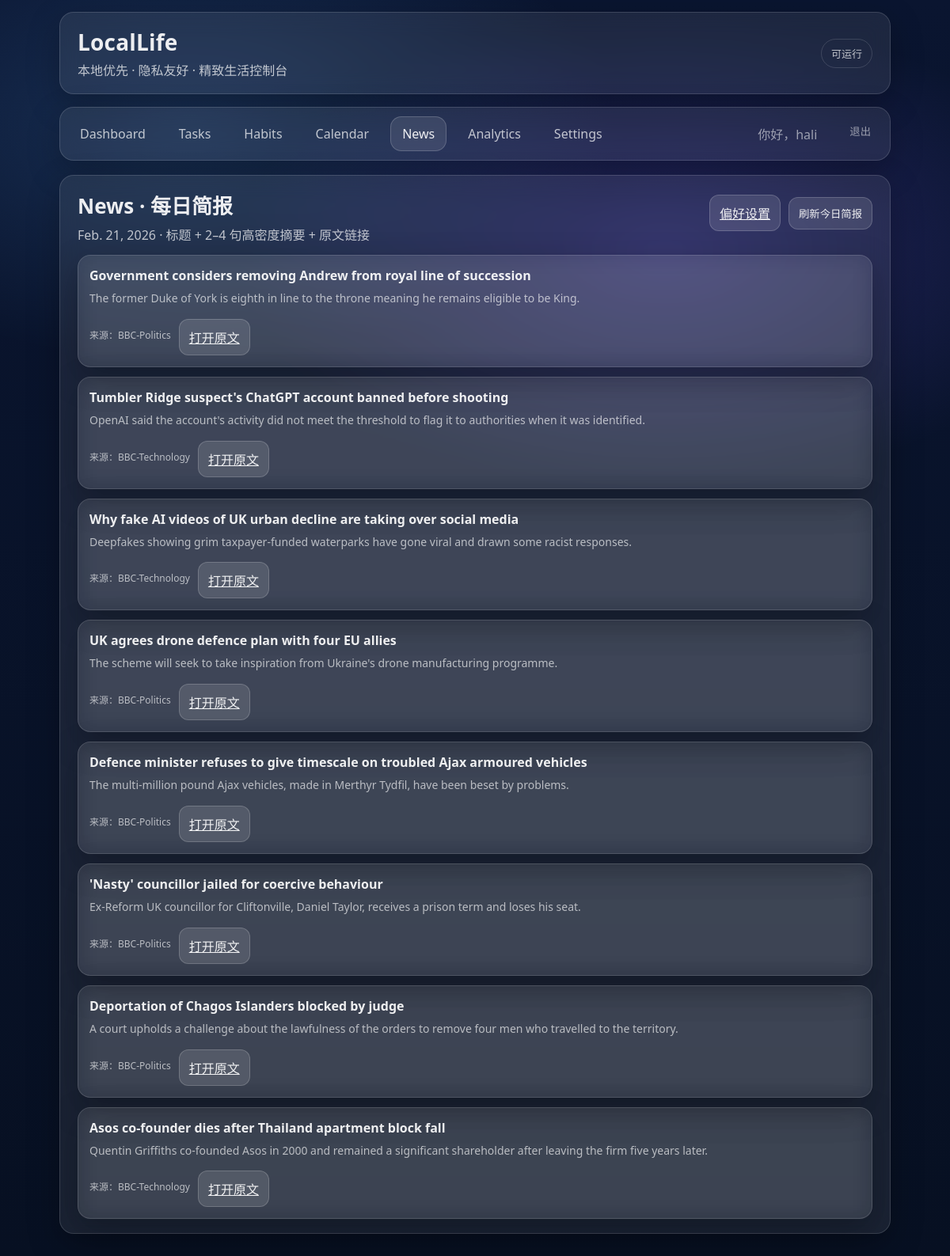
Page /news/ (signed in) on the committed database.
### news/models.py (models this page shows)
class BriefEntry(models.Model):
    brief = models.ForeignKey(DailyBrief, on_delete=models.CASCADE, related_name="entries")
    item = models.ForeignKey(NewsItem, on_delete=models.CASCADE)
    title = models.CharField(max_length=500)
    summary = models.TextField()
    url = models.URLField(max_length=1000)
    source_name = models.CharField(max_length=120)
    score = models.FloatField(default=0)
    class Meta:
        ordering = ["-score", "-item__published_at", "-id"]

### news/views.py (the view)
# urls.py: path("", views.index, name="index"),
@login_required
def index(request):
    date = timezone.localdate()
    brief = DailyBrief.objects.filter(user=request.user, date=date).prefetch_related("entries").first()
    print(f"brief: {brief}")
    return render(request, "news/index.html", {"brief": brief, "date": date})

### news/models.py (called while the page is built)
    def __str__(self) -> str:
        return f"{self.user} {self.date} ({self.language})"

### templates/news/index.html (shortened to what this page needs)
{% extends "base.html" %}
{% block content %}
<section class="glass card">
  <div class="cal-head">
    <div>
      <div class="card-title">News · 每日简报</div>
      <div class="card-subtitle">{{ date }} · 标题 + 2–4 句高密度摘要 + 原文链接</div>
    </div>
    <div class="cal-actions">
      <a class="btn subtle" href="{% url 'news:preferences' %}">偏好设置</a>
      <form method="POST" action="{% url 'news:refresh_today' %}">
        <button type="submit" class="btn">刷新今日简报</button>
      </form>
    </div>
  </div>
  {% if not brief %}
    <div class="muted" style="margin-top:14px;">
      还没有生成今日简报。你可以点击“刷新今日简报”，或等待系统每日自动生成。
    </div>
  {% else %}
    <div style="display:flex; flex-direction:column; gap:12px; margin-top:14px;">
      {% for e in brief.entries.all %}
        <div class="glass" style="padding:14px; border-radius:16px;">
          <div style="font-weight:700; margin-bottom:6px;">{{ e.title }}</div>
          <div class="muted" style="line-height:1.7;">{{ e.summary }}</div>
          <div style="margin-top:8px; display:flex; gap:10px; align-items:center;">
            <span class="muted" style="font-size:12px;">来源：{{ e.source_name }}</span>
            <a class="btn subtle" href="{{ e.url }}" target="_blank" rel="noreferrer">打开原文</a>
          </div>
        </div>
      {% endfor %}
    </div>
  {% endif %}
</section>
{% endblock %}

### templates/base.html (shortened to what this page needs)
<!doctype html>
<html lang="zh">
<head>
  {%load static%}
  <link rel="stylesheet" href="{% static 'css/app.css' %}">
</head>
<body>
  <div class="wrap">
    <header class="glass header">
      <div>
        <div class="brand">LocalLife</div>
        <div class="slogan">本地优先 · 隐私友好 · 精致生活控制台</div>
      </div>
      <div class="badge">可运行</div>
    </header>
    <nav class="glass tabs">
      {% if user.is_authenticated %}
        {% url 'core:dashboard' as dash_url %}
        {% url 'tasks:index' as tasks_url %}
        {% url 'habits:index' as habits_url %}
        {% url 'planner:index' as cal_url %}
        {% url 'news:index' as news_url %}
        {% url 'analytics_app:index' as ana_url %}
        {% url 'profiles:settings' as set_url %}
        <div class="tabs-left">
          <a class="tab {% if request.path == dash_url %}active{% endif %}" href="{{ dash_url }}">Dashboard</a>
          <a class="tab {% if request.path|slice:":7" == "/tasks/" %}active{% endif %}" href="{{ tasks_url }}">Tasks</a>
          <a class="tab {% if request.path|slice:":8" == "/habits/" %}active{% endif %}" href="{{ habits_url }}">Habits</a>
          <a class="tab {% if request.path|slice:":10" == "/calendar/" %}active{% endif %}" href="{{ cal_url }}">Calendar</a>
          <a class="tab {% if request.path|slice:":7" == "/news/" %}active{% endif %}" href="{{ news_url }}">News</a>
          <a class="tab {% if request.path|slice:":11" == "/analytics/" %}active{% endif %}" href="{{ ana_url }}">Analytics</a>
          <a class="tab {% if request.path|slice:":10" == "/settings/" %}active{% endif %}" href="{{ set_url }}">Settings</a>
        </div>
        <div class="tabs-right">
        <span class="tab subtle">你好，{{ user.username }}</span>
        <form method="post" action="{% url 'logout' %}" style="display:inline;">
          <button type="submit" class="tab subtle" style="background:transparent;border:0;cursor:pointer;">
            退出
          </button>
        </form>
      </div>
      {% else %}
        <div class="tabs-left">
          <a class="tab subtle">未登录</a>
        </div>
      {% endif %}
    </nav>
    <main>
      {% block content %}{% endblock %}
    </main>
  </div>
</body>
</html>

### static/css/app.css (style rules this page uses)
:root { --bg1:#071022; --bg2:#0a1530; --glass: rgba(255,255,255,.08); --stroke: rgba(255,255,255,.14); --text: rgba(255,255,255,.92); --muted: rgba(255,255,255,.72); --muter: rgba(255,255,255,.55); }
* { box-sizing:border-box; margin:0; padding:0; }
body { margin:0; font-family: system-ui, -apple-system, Segoe UI, Roboto, "PingFang SC", "Microsoft YaHei", sans-serif; color: var(--text); background: radial-gradient(900px 500px at 70% 20%, rgba(120,90,255,.25), transparent 60%), radial-gradient(900px 500px at 20% 10%, rgba(90,170,255,.18), transparent 60%), linear-gradient(180deg, var(--bg2), var(--bg1)); min-height: 100vh; }
.wrap { width: 90%; max-width: 1200px; min-width: 320px; margin: 0 auto; padding: 15px; }
.glass { background: var(--glass); border: 1px solid var(--stroke); border-radius: 18px; backdrop-filter: blur(14px); -webkit-backdrop-filter: blur(14px); box-shadow: 0 14px 40px rgba(0,0,0,.25); }
.header { padding: 18px 22px; display:flex; align-items:center; justify-content: space-between; margin-bottom: 16px; }
.brand { font-size: 28px; font-weight: 750; letter-spacing: .2px; }
.slogan { color: var(--muted); margin-top: 4px; }
.badge { padding: 8px 12px; border-radius: 999px; border: 1px solid var(--stroke); color: var(--muted); font-size: 13px; }
.tabs { padding: 10px; display:flex; gap: 8px; align-items:center; margin-bottom: 18px; }
.tab { padding: 10px 14px; border-radius: 14px; text-decoration:none; color: var(--muted); border: 1px solid transparent; }
.tab.active { color: var(--text); background: rgba(255,255,255,.10); border-color: rgba(255,255,255,.18); }
.tab.subtle { color: var(--muter); }
.card { padding: 18px 22px; margin-bottom: 14px; }
.card-title { font-size: 26px; font-weight: 760; margin-bottom: 6px; }
.card-subtitle { color: var(--muted); font-size: 16px; }
.btn { margin-top: 6px; padding: 10px 12px; border-radius: 12px; border: 1px solid rgba(255,255,255,.18); background: rgba(255,255,255,.12); color: var(--text); cursor: pointer; }
.muted { color: rgba(255,255,255,.65); font-size: 14px; }
.cal-head { display:flex; align-items:flex-start; justify-content:space-between; gap:14px; }
.cal-actions { display:flex; gap:10px; flex-wrap:wrap; align-items:center; }
.tabs { display:flex; flex-wrap: wrap; gap: 10px; align-items: center; }
.tabs-left { display:flex; flex-wrap: wrap; column-gap: 12px; row-gap: 16px; }
.tabs-right { margin-left: auto; display:flex; column-gap: 12px; row-gap: 16px; }

### rows in the picture
BriefEntry: title "Government considers removing Andrew from royal line of succession", summary "The former Duke of York is eighth in line to the throne meaning he remains eligible to be King.", source_name "BBC-Politics"
BriefEntry: title "Tumbler Ridge suspect's ChatGPT account banned before shooting", summary "OpenAI said the account's activity did not meet the threshold to flag it to authorities when it was identified.", source_name "BBC-Technology"
BriefEntry: title "Why fake AI videos of UK urban decline are taking over social media", summary "Deepfakes showing grim taxpayer-funded waterparks have gone viral and drawn some racist responses.", source_name "BBC-Technology"
BriefEntry: title "UK agrees drone defence plan with four EU allies", summary "The scheme will seek to take inspiration from Ukraine's drone manufacturing programme.", source_name "BBC-Politics"
BriefEntry: title "Defence minister refuses to give timescale on troubled Ajax armoured vehicles", summary "The multi-million pound Ajax vehicles, made in Merthyr Tydfil, have been beset by problems.", source_name "BBC-Politics"
BriefEntry: title "'Nasty' councillor jailed for coercive behaviour", summary "Ex-Reform UK councillor for Cliftonville, Daniel Taylor, receives a prison term and loses his seat.", source_name "BBC-Politics"
BriefEntry: title "Deportation of Chagos Islanders blocked by judge", summary "A court upholds a challenge about the lawfulness of the orders to remove four men who travelled to the territory.", source_name "BBC-Politics"
BriefEntry: title "Asos co-founder dies after Thailand apartment block fall", summary "Quentin Griffiths co-founded Asos in 2000 and remained a significant shareholder after leaving the firm five years later.", source_name "BBC-Technology"

### other values in the picture
{{ user.username }} "hali"
{{ date }} "Feb. 21, 2026"
